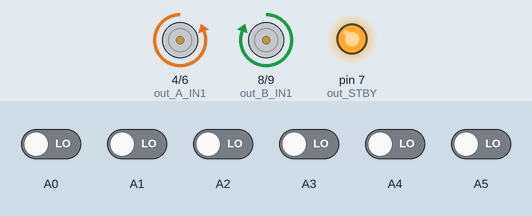
The sketch below on a simulated Arduino Uno, built with avr-gcc and run on an emulated ATmega328P. Parts: motor-driver pin pairs drawn as motors (green arrow = first pin HIGH = forward, orange = second pin HIGH = backward, longer = more drive, scaled by the enable pin, stopped while the standby pin is LOW), output pins drawn as LEDs (lit = HIGH). The inputs (shaded band) are chosen by the test bench; at power-on: A0–5 LOW. What the sketch prints to the serial monitor is not drawn.

Above: at 11.2 s.
11.3 s: A1 driven HIGH
At 12.5 s:
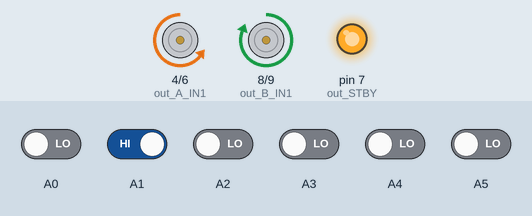
12.8 s: A2 driven HIGH
14.3 s: A3 driven HIGH
At 14.9 s:
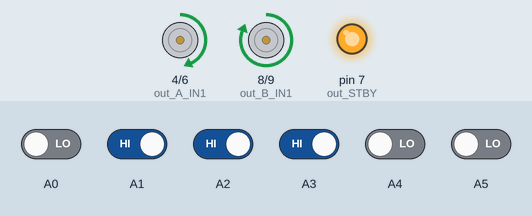
15.8 s: A4 driven HIGH
At 16.1 s:
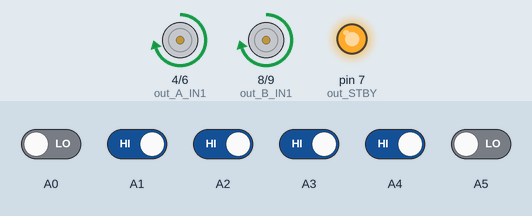
17.3 s: A0 driven HIGH
At 18.4 s:
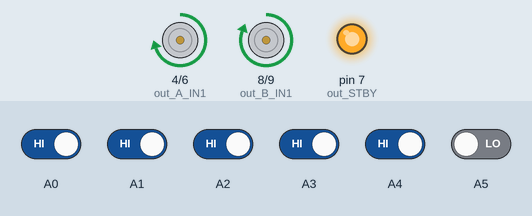
18.8 s: A5 driven HIGH
At 19.6 s:
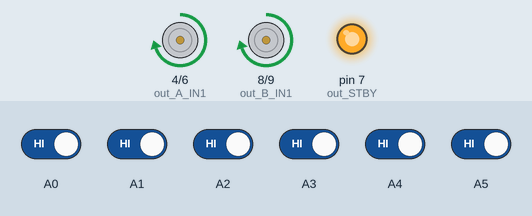
Timing chart, 0 to 21.3 s (numbered marks = the images above; inputs shaded):
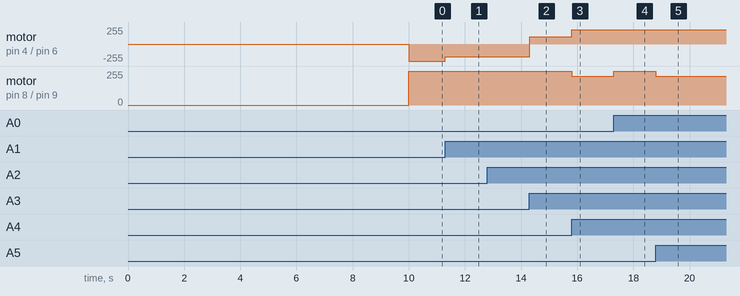

The sketch:

velocit_.ino
```cpp
/*
 * @scuola:	ITIS Marconi
 * @autori:	Cacciatori,Gorizio,La Manna,Ligozzi (4bi)
 * Squadra: i protectron
 * Robot:   r2-d2
 * @data:   Maggio 2016
 * Versione: -
 * @evento: Roboval 2016
 *
 */


#include <QTRSensors.h>

#define Kp 0.1
#define Kd 2 //0.85
#define out_STBY    7
#define out_B_PWM   10 //B motore destro
#define out_A_PWM   5  //A motore sinistro
#define out_A_IN2   6
#define out_A_IN1   4
#define out_B_IN1   8
#define out_B_IN2   9
#define left_motor  0
#define right_motor 1


#define leftFar          0
#define leftCenter       1
#define leftNear         2
#define rightNear        3
#define rightCenter      4
#define rightFar         5
#define NUM_SENSORS      6
#define TIMEOUT       2500
#define EMITTER_PIN   QTR_NO_EMITTER_PIN

#define DEBFULL 0
#define SOGLIA 180

#define MAXSP  100
#define MINSP  25
#define correction_speed   100 // velocita' di correzione traiettoria rettilinea (0-100)
#define soglia             200 // soglia di riconoscimento bianco/nero (0-1000)

int maxSpeed=100; //di default 100 max speed of the robot

#define baseSpeed 80 //di default 50 this is the speed at which the motors should spin when the robot is perfectly on the line


int leftCenterReading;
int leftNearReading;
int leftFarReading;
int rightCenterReading;
int rightNearReading;
int rightFarReading;
int lastDebugTime = 0;
int lastError = 0;

int rightMotorSpeed;
int leftMotorSpeed;


QTRSensorsRC qtrrc((unsigned char[]){    A0, A1, A2, A3, A4, A5},NUM_SENSORS, TIMEOUT, EMITTER_PIN);
unsigned int sensorValues[NUM_SENSORS];


void setup()
{
    Serial.begin(9600);
    pinMode(out_STBY,OUTPUT);
    pinMode(out_A_PWM,OUTPUT);
    pinMode(out_A_IN1,OUTPUT);
    pinMode(out_A_IN2,OUTPUT);
    pinMode(out_B_PWM,OUTPUT);
    pinMode(out_B_IN1,OUTPUT);
    pinMode(out_B_IN2,OUTPUT);
    for (int i = 0; i < 400; i++)
    {
        qtrrc.calibrate();
    }
    Serial.println("inizio ");
    motor_standby(false);


}

void gestSensors_old(unsigned int sensorValues[])
{

    leftFarReading     = sensorValues[leftFar]>soglia;
    leftCenterReading  = sensorValues[leftCenter]>soglia;
    leftNearReading    = sensorValues[leftNear]>soglia;
    rightNearReading   = sensorValues[rightNear]>soglia;
    rightCenterReading = sensorValues[rightCenter]>soglia;
    rightFarReading    = sensorValues[rightFar]>soglia;
}

#define DIM 6
unsigned int bufv[DIM][6];
int rc=0;


// la gestione dei sensori è fatta con la media delle ultime DIM letture
void gestSensors()
{
    int s,i;
    for(s=0,i=0; i<DIM; i++)
        s=s+bufv[i][leftFar];
    leftFarReading     = (s/DIM) >soglia;


    for(s=0,i=0; i<DIM; i++)
        s=s+bufv[i][leftCenter];
    leftCenterReading  = (s/DIM) >soglia;

    for(s=0,i=0; i<DIM; i++)
        s=s+bufv[i][leftNear];
    leftNearReading  = (s/DIM) >soglia;

    for(s=0,i=0; i<DIM; i++)
        s=s+bufv[i][rightNear];
    rightNearReading  = (s/DIM) >soglia;

    for(s=0,i=0; i<DIM; i++)
        s=s+bufv[i][rightCenter];
    rightCenterReading  = (s/DIM) >soglia;

    for(s=0,i=0; i<DIM; i++)
        s=s+bufv[i][rightFar];
    rightFarReading  = (s/DIM) >soglia;
}
void dump_sensors(){
  Serial.print(leftFarReading);
  Serial.print(leftCenterReading);
  Serial.print(leftNearReading);
  Serial.print(rightNearReading);
  Serial.print(rightCenterReading);
  Serial.println(rightFarReading);

}

int statoP=0;   /* stato precedente
    0 NORMALE
    1 DX
    2 T
    3 SX
    4 V


*/

void loop()
{
// gestione cont rilevazione
    unsigned int sensors[6];
    boolean sen[6];
    int aposition = qtrrc.readLine(sensors);
    // memorizza i valori grezzi in una matrice di DIM righe
    for (int k=0; k<6; k++)
        bufv[rc][k]=sensors[k];

    //gestione matrice come buffer circolare
    rc++;
    if (rc==DIM)
        rc=0;

    // gestione binaria dei sensori
    // ogni sensore viene visto come media deglle ultime dim letture
    gestSensors();

/*   gestSensors_old(sensors);
*/

// gestione delle curve)
    int error = aposition - 2500;

    //  dump_sensors();


#if 0    //abilitazione curve
    //0**111
    if(!leftFarReading && !leftCenterReading && leftNearReading && rightNearReading && rightCenterReading && rightFarReading)
    {
      Serial.println("D");
       dx();
       statoP=1;
    }
    //111**0
    if(leftFarReading && leftCenterReading && leftNearReading && rightNearReading && !rightCenterReading && !rightFarReading)
    {

    Serial.println("S");
    //    sx();
        error=0;  // inganna il PID
        statoP=3;
    }
    //111111
    if(leftFarReading && leftCenterReading && leftNearReading && rightNearReading && rightCenterReading && rightFarReading)
    {
      Serial.println("T");
        dx();
        statoP=2;
    }

    //000000
    /*if(!leftFarReading && !leftCenterReading && !leftNearReading && !rightNearReading && !rightCenterReading && !rightFarReading)
    {
       Serial.println("V");
       if (statoP==3){ // se imm prima c'era sx allora sx
        sx();
       }
       else{
        dx();
        dx();
       }
       statoP=4;
    }*/

#endif

    int motorSpeed = (int)(Kp * error + Kd * (error - lastError));
    lastError = error;

    rightMotorSpeed = baseSpeed - motorSpeed;
    leftMotorSpeed = baseSpeed + motorSpeed;

    if (rightMotorSpeed > maxSpeed ) rightMotorSpeed = maxSpeed;
    if (leftMotorSpeed > maxSpeed ) leftMotorSpeed = maxSpeed;
    if (rightMotorSpeed < -maxSpeed) rightMotorSpeed = -maxSpeed;
    if (leftMotorSpeed < -maxSpeed) leftMotorSpeed = -maxSpeed;

    /*
      set_motor(right_motor,rightMotorSpeed);
      set_motor(left_motor,leftMotorSpeed);*/

    motors(leftMotorSpeed,rightMotorSpeed);
}

void straight()
{
    if(!leftNearReading) // 0x01x0 il robot e' troppo a sinistra, deve andare piu' a destra quindi alzo il motore sinistro
    {
        set_motor(left_motor,  maxSpeed);
        set_motor(right_motor, correction_speed);
        return;
    }
    else if(!rightNearReading) // 0x10x0 il robot e' troppo a destra, deve andare piu' a sinistra quindi alzo il motore destro
    {
        set_motor(left_motor, correction_speed);
        set_motor(right_motor, maxSpeed);
        return;
    }
    else  // 0x11x0 il robot e' sopra la linea
    {
        set_motor(right_motor,  maxSpeed);
        set_motor(left_motor,  maxSpeed);
    }
}


// gestione rotazione a dx

void dx()
{
    //maxSpeed=30;
    motors(50,-50);
    delay(120); // prima 120
//    leftMotorSpeed = maxSpeed;
//    rightMotorSpeed = -maxSpeed/2;
//    motors(maxSpeed,-maxSpeed/2);
//    delay(300);
}
void sx()
{
    //maxSpeed=30;
    motors(-50,50);
    delay(120);

//    leftMotorSpeed = -maxSpeed/2;
//    rightMotorSpeed = maxSpeed;
//    motors(-maxSpeed/2,maxSpeed);
//    delay(300);
}
void vuoto()
{
    //maxSpeed=30;
    motors(-20,-20);
    delay(20);

    leftMotorSpeed = maxSpeed/2;
    rightMotorSpeed = -maxSpeed/2;
    motors(leftMotorSpeed,rightMotorSpeed);
    delay(350);
}

void motors(int l, int r)
{
    set_motor(right_motor,r);
    set_motor(left_motor,l);
}
void set_motor(boolean motor, char speed)   // imposta la velocitÃ  tra -100 (indietro) e +100 (avanti)
{
    byte PWMvalue=0;
    PWMvalue = map(abs(speed),0,100,50,255);
    if (speed > 0)
        motor_speed(motor,0,PWMvalue);
    else if (speed < 0)
        motor_speed(motor,1,PWMvalue);
    else
    {
        motor_coast(motor);
    }
}
void motor_speed(boolean motor, boolean direction, byte speed)   // imposta la velocitÃ  tra 0 e 255
{
    if (motor == left_motor)
    {
        if (direction == 0)
        {
            digitalWrite(out_A_IN1,HIGH);
            digitalWrite(out_A_IN2,LOW);
        }
        else
        {
            digitalWrite(out_A_IN1,LOW);
            digitalWrite(out_A_IN2,HIGH);
        }
        analogWrite(out_A_PWM,speed);
    }
    else
    {
        if (direction == 0)
        {
            digitalWrite(out_B_IN1,HIGH);
            digitalWrite(out_B_IN2,LOW);
        }
        else
        {
            digitalWrite(out_B_IN1,LOW);
            digitalWrite(out_B_IN2,HIGH);
        }
        analogWrite(out_B_PWM,speed);
    }
}
void motor_standby(boolean state)   // abilita/disabilita i motori
{
    if (state == true)
        digitalWrite(out_STBY,LOW);
    else
        digitalWrite(out_STBY,HIGH);
}

void motor_coast(boolean motor)   // motore in folle
{
    if (motor == left_motor)
    {
        digitalWrite(out_A_IN1,LOW);
        digitalWrite(out_A_IN2,LOW);
        digitalWrite(out_A_PWM,HIGH);
    }
    else
    {
        digitalWrite(out_B_IN1,LOW);
        digitalWrite(out_B_IN2,LOW);
        digitalWrite(out_B_PWM,HIGH);
    }
}
```

Measured:
- after the input at 11.3 s, motor on pin 4 (out_A_IN1) / pin 6 (out_A_IN2): backward 255/255 → backward 193/255 at once
- after the input at 14.3 s, motor on pin 4 (out_A_IN1) / pin 6 (out_A_IN2): backward 193/255 → forward 111/255 at once
- after the input at 15.8 s, motor on pin 4 (out_A_IN1) / pin 6 (out_A_IN2): forward 111/255 → forward 214/255 at once; motor on pin 8 (out_B_IN1) / pin 9 (out_B_IN2): forward 255/255 → forward 214/255 at once
- after the input at 17.3 s, motor on pin 8 (out_B_IN1) / pin 9 (out_B_IN2): forward 214/255 → forward 255/255 at once
- after the input at 18.8 s, motor on pin 8 (out_B_IN1) / pin 9 (out_B_IN2): forward 255/255 → forward 214/255 at once
